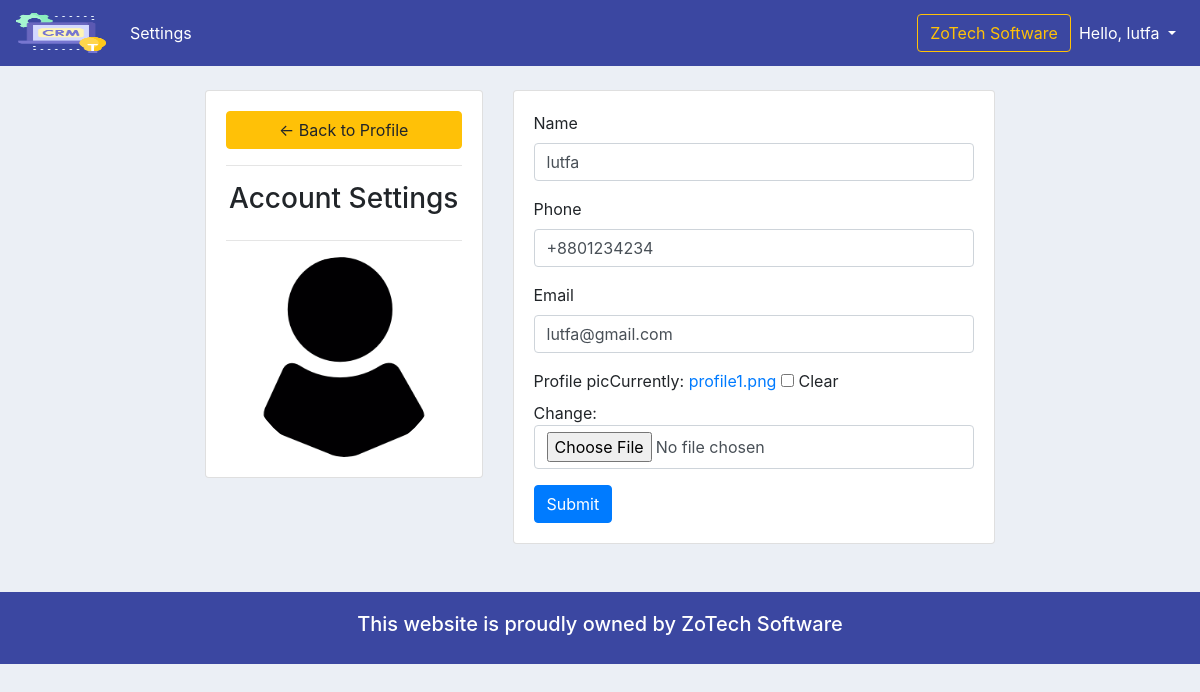
Screenshot of /account/ (signed in) with the database file from the repository.
### accounts/models.py (models this page shows, shortened)
class Customer(models.Model):
    user = models.OneToOneField(User, null=True, blank=True, on_delete=models.CASCADE) # one to one relationships(one customer can have one user and one user can have one customer)
    name = models.CharField(max_length=200, null=True)
    phone = models.CharField(max_length=200, null=True)
    email = models.CharField(max_length=200, null=True)
    profile_pic = models.ImageField(default="profile1.png", null=True, blank=True)
    date_created = models.DateTimeField(auto_now_add=True, null=True)

### accounts/decorators.py (the view)
        def wrapper_func(request, *args, **kwargs):
            group = None
            if request.user.groups.exists():
                group = request.user.groups.all()[0].name # index it first one by [0]
            if group in allowed_roles:     # [] admin/staff/customer what ever it is.
                return view_func(request, *args, **kwargs)
            else:
                return HttpResponse('You are not authorized to view this page')

### accounts/forms.py
class CustomerForm(ModelForm):
    class Meta:
        model = Customer
        fields = '__all__'
        exclude = ['user']

### accounts/views.py (called while the page is built)
@login_required(login_url='login')
@allowed_users(allowed_roles=['customer'])
def accountSettings(request):
    customer = request.user.customer # logged in user
    form = CustomerForm(instance=customer)
    if request.method == 'POST':
        form = CustomerForm(request.POST, request.FILES, instance=customer)
        if form.is_valid():
            form.save()
    context = {'form':form}
    return render(request, 'accounts/account_settings.html', context)

### accounts/templates/accounts/account_settings.html (shortened to what this page needs)
{%  extends 'accounts/main.html' %}
{% load static %}
{% load bootstrap4 %}
{% block content %}
<br>
<div class="row">
	<div class="col-md-2"></div>
	<div class="col-md-3">
		<div class="card card-body">
			<a class="btn btn-warning" href="{% url 'home' %}"> &#8592; Back to Profile</a>
			<hr>
			<h3 style="text-align: center">Account Settings</h3>
			<hr>
			<img class="profile-pic" src="{{request.user.customer.profile_pic.url}}" >
		</div>
	</div>
	<div class="col-md-5">
		<div class="card card-body">
			<form method="POST" action="" enctype="multipart/form-data">
				{% bootstrap_form form %}
			<input class="btn btn-primary" type="submit" name="Update Information">
			</form>
		</div>
	</div>
	<div class="col-md-1"></div>
</div>
{% endblock %}

### accounts/templates/accounts/navbar.html (shortened to what this page needs)
{% load static %}
{% load qr_code %}
<nav class="navbar navbar-expand-lg navbar-dark" style="background-color: #3B47A1;">
  <a class="navbar-brand" href="{% url 'home' %}">
    <img src="{% static 'images/logo.png' %}" width="90" height="40" alt="">
  </a>
  <div class="collapse navbar-collapse" id="navbarSupportedContent">
    <ul class="navbar-nav mr-auto">
      {% if request.user.is_staff %}
      <li class="nav-item active">
        <a class="nav-link" href="{% url 'home' %}">Dashboard</a>
      </li>
      <li class="nav-item active">
        <a class="nav-link" href="{% url 'products' %}">Products</a>
      </li>
      {% else %}
      <li class="nav-item active">
        <a class="nav-link" href="{% url 'account' %}">Settings</a>
      </li>
      {% endif %}
    </ul>
    <button type="button" class="btn btn-outline-warning my-2 my-sm-0" data-toggle="modal" data-target="#myModal">ZoTech
      Software </button>
    <ul class="navbar-nav">
      <li class="nav-item dropdown">
        <a class="nav-link dropdown-toggle" href="#" id="navbarDropdown" role="button" data-toggle="dropdown"
          aria-haspopup="true" aria-expanded="false" style="color: #fff;">
          Hello, {{request.user}}
        </a>
      </li>
    </ul>
  </div>
</nav>

### static/css/main.css (style rules this page uses)
body { background-color: #ebeff5; }

### accounts/templates/accounts/account_settings.html (style rules this page uses)
.profile-pic { max-width: 200px; max-height:200px; margin: 0 auto; border-radius: 50%; }

### rows the page displays
Customer: name "lutfa", phone "+8801234234", email "lutfa@gmail.com"

### other values shown
{{ request.user }} "lutfa"
